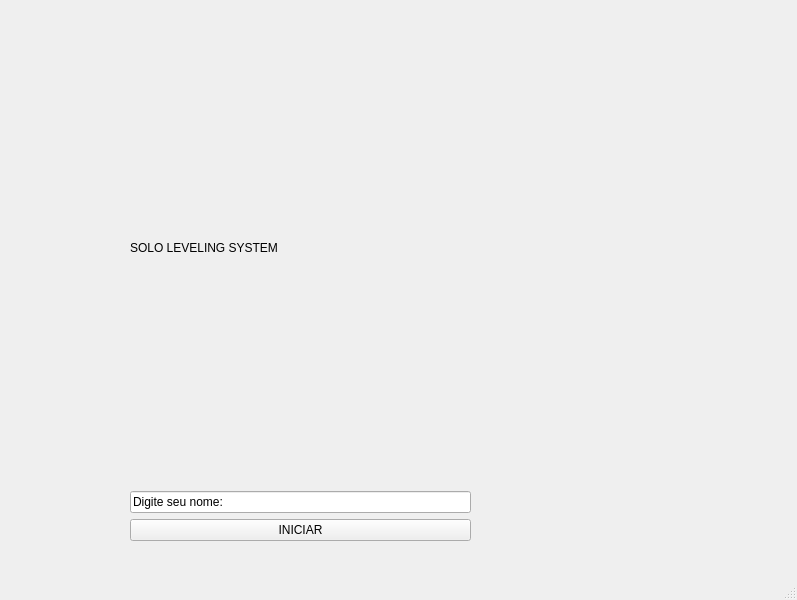
<?xml version="1.0" encoding="UTF-8"?>
<ui version="4.0">
 <class>MainWindow</class>
 <widget class="QMainWindow" name="MainWindow">
  <property name="geometry">
   <rect>
    <x>0</x>
    <y>0</y>
    <width>797</width>
    <height>600</height>
   </rect>
  </property>
  <property name="windowTitle">
   <string>MainWindow</string>
  </property>
  <widget class="QWidget" name="centralwidget">
   <widget class="QWidget" name="verticalLayoutWidget">
    <property name="geometry">
     <rect>
      <x>130</x>
      <y>10</y>
      <width>341</width>
      <height>531</height>
     </rect>
    </property>
    <layout class="QVBoxLayout" name="verticalLayout">
     <item>
      <widget class="QLabel" name="label">
       <property name="enabled">
        <bool>true</bool>
       </property>
       <property name="text">
        <string>SOLO LEVELING SYSTEM</string>
       </property>
      </widget>
     </item>
     <item>
      <widget class="QLineEdit" name="lineEdit">
       <property name="text">
        <string>Digite seu nome:</string>
       </property>
      </widget>
     </item>
     <item>
      <widget class="QPushButton" name="pushButton">
       <property name="text">
        <string>INICIAR</string>
       </property>
      </widget>
     </item>
    </layout>
   </widget>
  </widget>
  <widget class="QMenuBar" name="menubar">
   <property name="geometry">
    <rect>
     <x>0</x>
     <y>0</y>
     <width>797</width>
     <height>21</height>
    </rect>
   </property>
  </widget>
  <widget class="QStatusBar" name="statusbar"/>
 </widget>
 <resources/>
 <connections/>
</ui>
